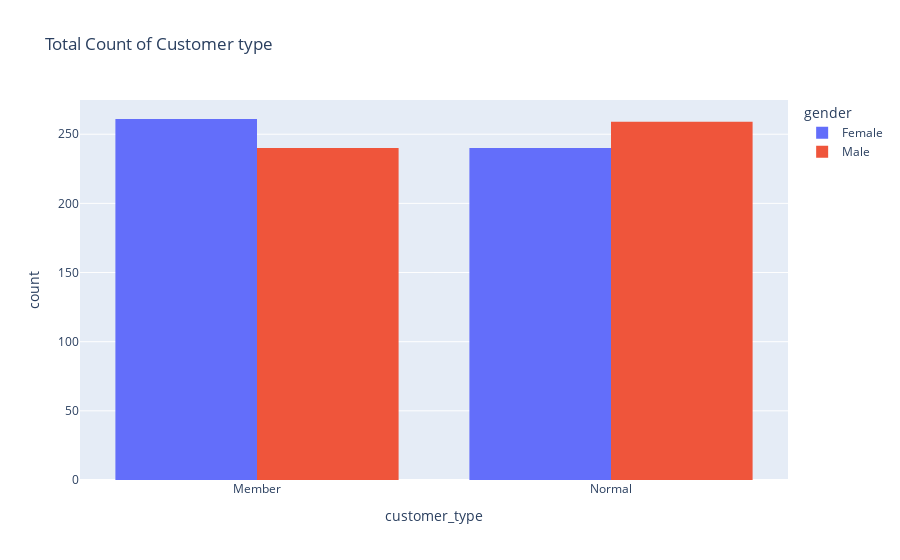

This figure's notebook cell:
### Code cell
#Total count of customer type
fig = px.histogram(sales_data, x = 'customer_type',color='gender',barmode='group',title='Total Count of Customer type')
fig

### Figure 1 — Plotly figure (JSON) as saved in the notebook; plotly's stock layout.template omitted (floating-point values rounded to 4 significant figures; data arrays with more than 128 entries replaced by an {"elided": "..."} marker saying what was removed)
{"data": [{"alignmentgroup": "True", "bingroup": "x", "hovertemplate": "gender=Female<br>customer_type=%{x}<br>count=%{y}<extra></extra>", "legendgroup": "Female", "marker": {"color": "#636efa", "pattern": {"shape": ""}}, "name": "Female", "offsetgroup": "Female", "orientation": "v", "showlegend": true, "type": "histogram", "x": {"elided": "501 str values"}, "xaxis": "x", "yaxis": "y"}, {"alignmentgroup": "True", "bingroup": "x", "hovertemplate": "gender=Male<br>customer_type=%{x}<br>count=%{y}<extra></extra>", "legendgroup": "Male", "marker": {"color": "#EF553B", "pattern": {"shape": ""}}, "name": "Male", "offsetgroup": "Male", "orientation": "v", "showlegend": true, "type": "histogram", "x": {"elided": "499 str values"}, "xaxis": "x", "yaxis": "y"}], "layout": {"barmode": "group", "legend": {"title": {"text": "gender"}, "tracegroupgap": 0}, "title": {"text": "Total Count of Customer type"}, "xaxis": {"anchor": "y", "domain": [0, 1], "title": {"text": "customer_type"}}, "yaxis": {"anchor": "x", "domain": [0, 1], "title": {"text": "count"}}}}
